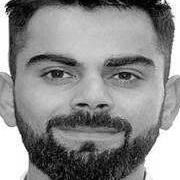
#> input picture Person Classification/VK_crop/0.jpg, 180 x 180 px, given as the content of the folder Virat Kohli, which was not available
$ python DataCleaning_Saving_Cropped_face_images.py
#> lines starting #> are read from the running program, lines starting #| are printed output that depends on the picture; pictures that were not available may be replaced by others from this repository, and a replacement may not be noted
import numpy as np
import cv2 as cv
import os
import seaborn as sb
import matplotlib.pyplot as plt


faceModel = cv.CascadeClassifier('face.xml')
eyeModel = cv.CascadeClassifier('eyes.xml')


def saveCroppedFaces(person, savLoc):
#> called with person = 'Virat Kohli', savLoc = 'VK_crop'
    images = []
    for filename in os.listdir(person):
        if filename.endswith(".jpg") or filename.endswith(".jpeg"):
            images.append(filename)
    i = 0
    for image in images:

        path = person + '\\' + image
        img = cv.imread(path, 0)
#> img is the input picture: shape (180, 180); min 0, max 255, mean 139.9
        faces = faceModel.detectMultiScale(img)
#> faces = [[14, 13, 151, 151]]


        for x, y, h, w in faces:
            crop = img[y:y + h, x:x + w]
            eyes = eyeModel.detectMultiScale(crop)

            if len(eyes) == 2:
                cv.imwrite(savLoc + '\\' + str(i) + '.jpg', crop)
                print("Saving Cropped face from " + image + " in " + str(i) +'.jpg')
                i += 1
#> this loop made 1 pass
#> (x, y, h, w, eyes, i) on pass 1: (14, 13, 151, 151, [[26, 46, 33, 33], [96, 48, 32, 32]], 1)
#| Saving Cropped face from 0.jpg in 0.jpg
#> pass 1, in saveCroppedFaces, `crop = img[y:y + h, x:x + w]`:
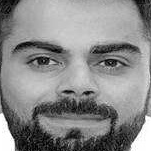
#> crop: shape (151, 151); min 0, max 255, mean 137.6
#> after the loop, i = 1

#
saveCroppedFaces('Virat Kohli', 'VK_crop')
saveCroppedFaces('Kriti Sanon', 'KS_crop')
#> the loop in saveCroppedFaces (call 2), `for x, y, h, w in faces:` made 1 pass
#| Saving Cropped face from 0.jpg in 0.jpg
saveCroppedFaces('Tom Cruise', 'TC_crop')

$ run again, on Person Classification/VK_crop/12.jpg
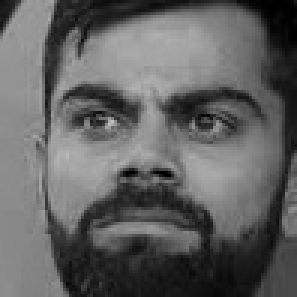
#> input picture Person Classification/VK_crop/12.jpg, 99 x 99 px, given as the content of the folder Virat Kohli, which was not available (shown 3 times larger)
#> in saveCroppedFaces, img is the input picture: shape (99, 99); min 0, max 196, mean 97.2
#> faces = [[7, 7, 84, 84]]
#> the loop in saveCroppedFaces, `for x, y, h, w in faces:` made 1 pass
#> (x, y, h, w, eyes, i) on pass 1: (7, 7, 84, 84, [[14, 22, 23, 23], [50, 23, 22, 22]], 1)
#> (printed output is left out)
#> pass 1, in saveCroppedFaces, `crop = img[y:y + h, x:x + w]`:
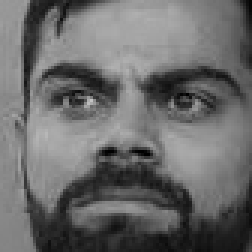
#> crop: shape (84, 84) (shown 3 times larger); min 0, max 196, mean 106.1
#> after the loop in saveCroppedFaces, `for x, y, h, w in faces:`: i = 1
#> the loop in saveCroppedFaces (call 2), `for x, y, h, w in faces:` made 1 pass
#> (printed output is left out)

$ run again, on Person Classification/VK_crop/15.jpg
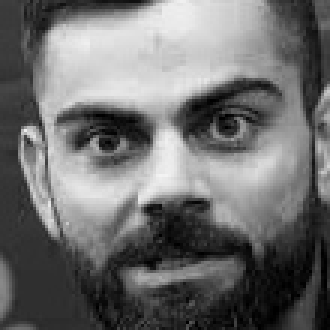
#> input picture Person Classification/VK_crop/15.jpg, 110 x 110 px, given as the content of the folder Virat Kohli, which was not available (shown 3 times larger)
#> in saveCroppedFaces, img is the input picture: shape (110, 110); min 0, max 243, mean 110.1
#> faces = [[6, 6, 97, 97]]
#> the loop in saveCroppedFaces, `for x, y, h, w in faces:` made 1 pass
#> (x, y, h, w, eyes, i) on pass 1: (6, 6, 97, 97, [[54, 21, 28, 28], [17, 27, 27, 27]], 1)
#> (printed output is left out)
#> pass 1, in saveCroppedFaces, `crop = img[y:y + h, x:x + w]`:
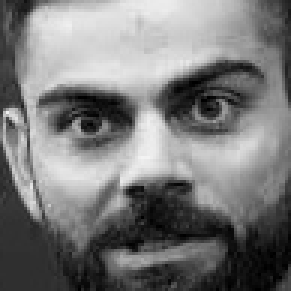
#> crop: shape (97, 97) (shown 3 times larger); min 0, max 243, mean 121.6
#> after the loop in saveCroppedFaces, `for x, y, h, w in faces:`: i = 1
#> the loop in saveCroppedFaces (call 2), `for x, y, h, w in faces:` made 1 pass
#> (printed output is left out)
